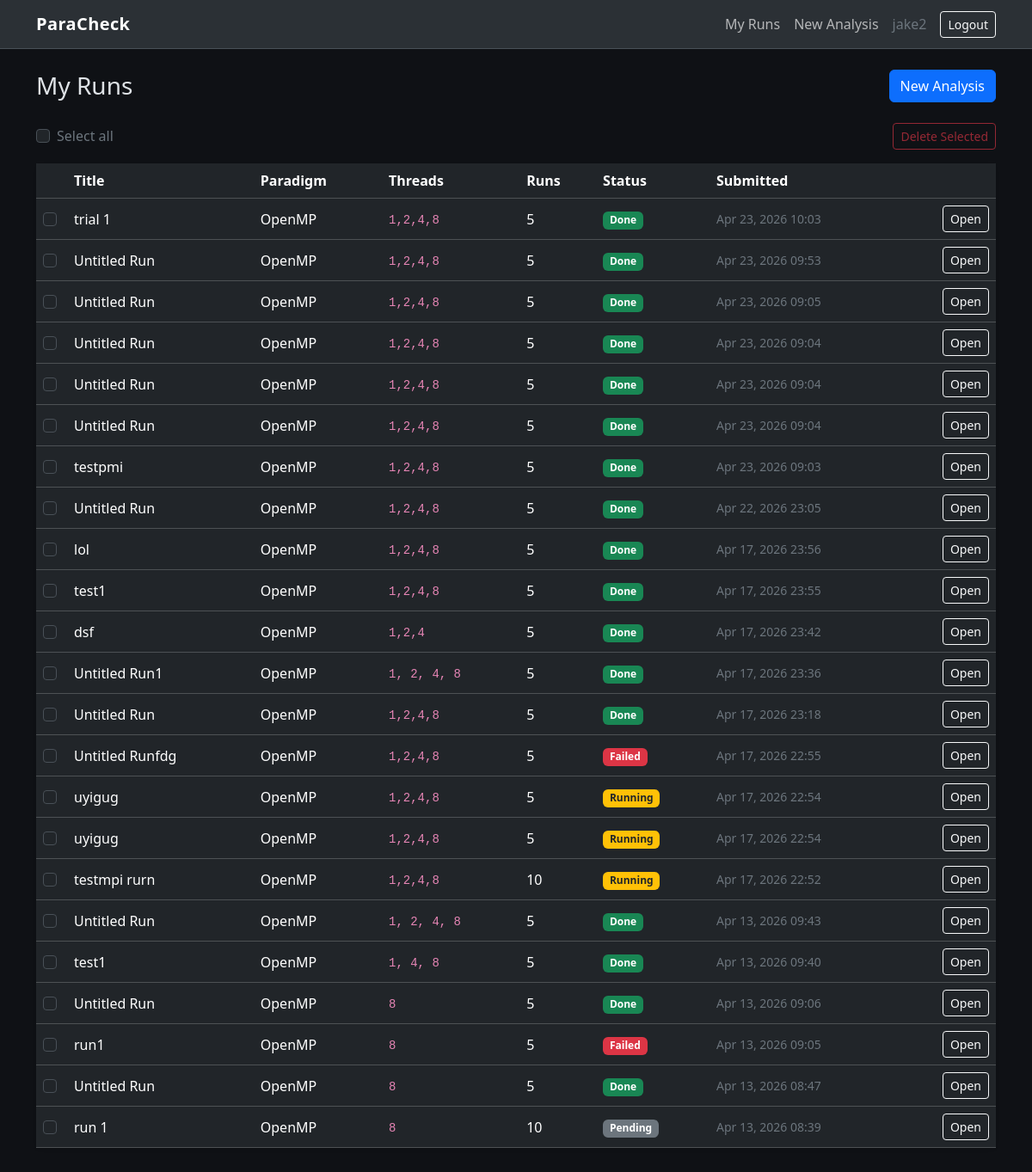
Before: /analysis/ (signed in) with the older database file.
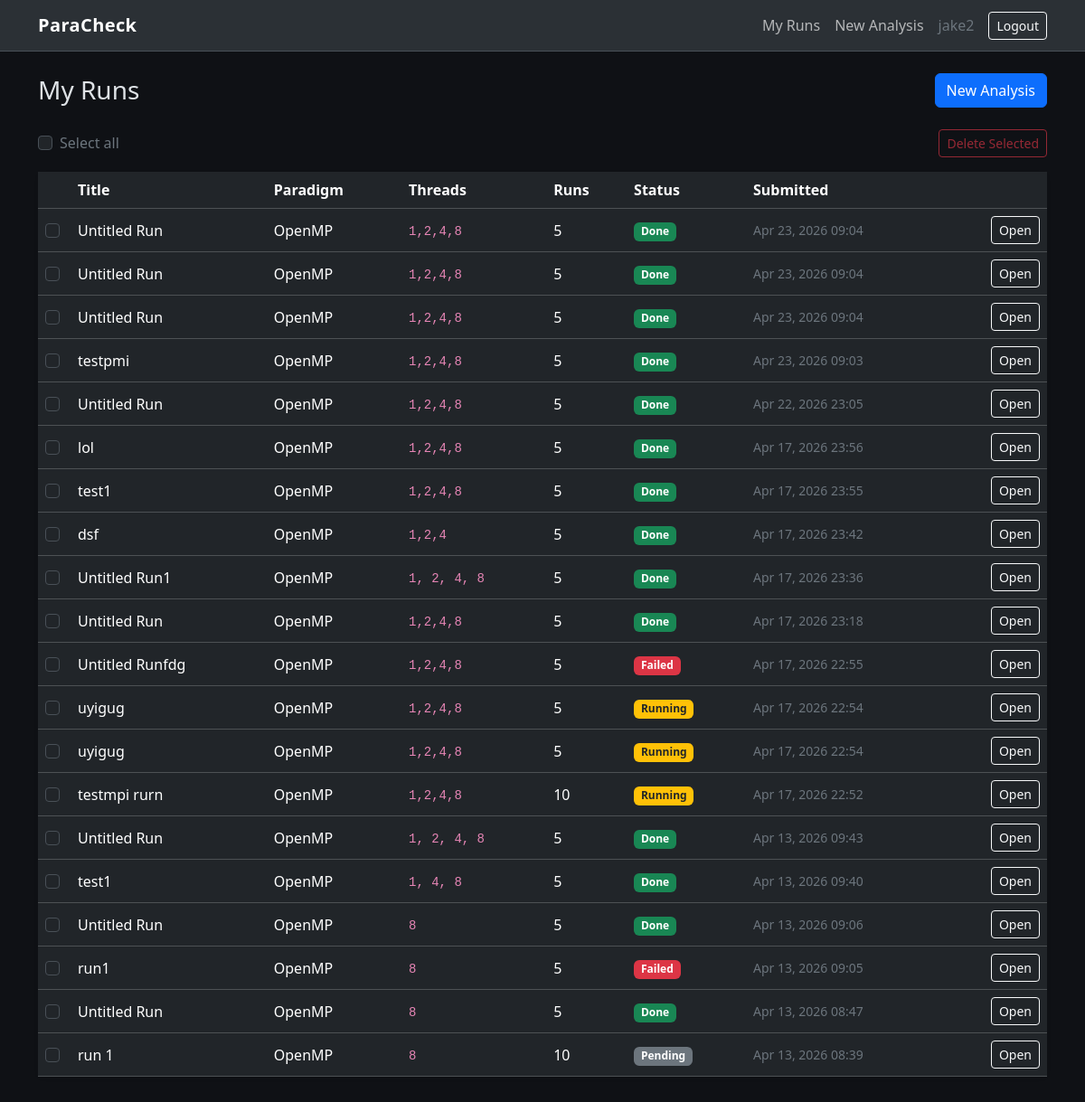
After: the same page with the newer database file.
### analyzer/models.py (models this page shows, shortened)
class AnalysisJob(models.Model):
    STATUS_CHOICES = [
        ('pending', 'Pending'),
        ('running', 'Running'),
        ('done', 'Done'),
        ('failed', 'Failed'),
    ]
    PARADIGM_CHOICES = [
        ('openmp', 'OpenMP'),
        ('mpi', 'MPI'),
        ('pthreads', 'pthreads'),
    ]
    user = models.ForeignKey(User, on_delete=models.CASCADE)
    title = models.CharField(max_length=200, default="Untitled Run")
    uploaded_file = models.FileField(upload_to='uploads/')
    original_filename = models.CharField(max_length=255, blank=True)
    paradigm = models.CharField(max_length=20, choices=PARADIGM_CHOICES, default='openmp')
    threads = models.CharField(max_length=100)
    runs = models.PositiveIntegerField(default=5)
    extra_args = models.CharField(max_length=255, blank=True)
    status = models.CharField(max_length=20, choices=STATUS_CHOICES, default='pending')
    stdout_text = models.TextField(blank=True)
    stderr_text = models.TextField(blank=True)
    csv_file = models.FileField(upload_to='results/csv/', blank=True, null=True)
    report_file = models.FileField(upload_to='results/reports/', blank=True, null=True)
    runtime_plot = models.ImageField(upload_to='results/plots/', blank=True, null=True)
    speedup_plot = models.ImageField(upload_to='results/plots/', blank=True, null=True)
    efficiency_plot = models.ImageField(upload_to='results/plots/', blank=True, null=True)
    projected_runtime_plot = models.ImageField(upload_to='results/plots/', blank=True, null=True)#projected plots added
    projected_speedup_plot = models.ImageField(upload_to='results/plots/', blank=True, null=True)
    projected_efficiency_plot = models.ImageField(upload_to='results/plots/', blank=True, null=True)
    created_at = models.DateTimeField(auto_now_add=True)

### analyzer/views.py (the view)
# urls.py: path('analysis/', views.job_list, name='job_list'),
@login_required
def job_list(request):
    jobs = AnalysisJob.objects.filter(user=request.user).order_by('-created_at')
    return render(request, 'analyzer/job_list.html', {'jobs': jobs})

### analyzer/templates/analyzer/job_list.html (shortened to what this page needs)
{% extends 'analyzer/base.html' %}
{% block content %}
<div class="d-flex justify-content-between align-items-center mb-4">
    <h1 class="h3 mb-0">My Runs</h1>
    <a href="/analysis/new/" class="btn btn-primary">New Analysis</a>
</div>
{% if jobs %}
<form method="post" action="/analysis/delete/" onsubmit="return confirm('Delete the selected runs? This cannot be undone.');">
    <div class="d-flex justify-content-between align-items-center mb-3">
        <div class="form-check">
            <input class="form-check-input" type="checkbox" id="select-all">
            <label class="form-check-label text-secondary" for="select-all">Select all</label>
        </div>
        <button type="submit" class="btn btn-outline-danger btn-sm" id="delete-selected" disabled>
            Delete Selected
        </button>
    </div>
    <div class="card bg-body-tertiary border-0 shadow-sm">
        <div class="table-responsive">
            <table class="table table-dark table-hover align-middle mb-0">
                <thead>
                    <tr>
                        <th scope="col" style="width: 36px;">&nbsp;</th>
                        <th scope="col">Title</th>
                        <th scope="col">Paradigm</th>
                        <th scope="col">Threads</th>
                        <th scope="col">Runs</th>
                        <th scope="col">Status</th>
                        <th scope="col">Submitted</th>
                        <th scope="col" class="text-end">&nbsp;</th>
                    </tr>
                </thead>
                <tbody>
                    {% for job in jobs %}
                    <tr>
                        <td>
                            <input class="form-check-input job-checkbox" type="checkbox" name="job_ids" value="{{ job.id }}">
                        </td>
                        <td class="fw-medium">{{ job.title }}</td>
                        <td>{{ job.get_paradigm_display }}</td>
                        <td><code>{{ job.threads }}</code></td>
                        <td>{{ job.runs }}</td>
                        <td>
                            {% if job.status == 'done' %}
                                <span class="badge bg-success">Done</span>
                            {% elif job.status == 'failed' %}
                                <span class="badge bg-danger">Failed</span>
                            {% elif job.status == 'running' %}
                                <span class="badge bg-warning text-dark">Running</span>
                            {% else %}
                                <span class="badge bg-secondary">{{ job.get_status_display }}</span>
                            {% endif %}
                        </td>
                        <td class="text-secondary small">{{ job.created_at|date:"M j, Y H:i" }}</td>
                        <td class="text-end">
                            <a href="/analysis/{{ job.id }}/" class="btn btn-outline-light btn-sm">Open</a>
                        </td>
                    </tr>
                    {% endfor %}
                </tbody>
            </table>
        </div>
    </div>
</form>
{% endif %}
{% endblock %}

### analyzer/templates/analyzer/base.html (shortened to what this page needs)
<!DOCTYPE html>
<html lang="en" data-bs-theme="dark">
<head>
    <link href="https://cdn.jsdelivr.net/npm/bootstrap@5.3.2/dist/css/bootstrap.min.css" rel="stylesheet">
</head>
<body>
    <nav class="navbar navbar-expand-lg bg-body-tertiary border-bottom mb-4">
        <div class="container">
            <a class="navbar-brand" href="/">ParaCheck</a>
            <div class="navbar-nav ms-auto align-items-center">
                {% if user.is_authenticated %}
                    <a class="nav-link" href="/analysis/">My Runs</a>
                    <a class="nav-link" href="/analysis/new/">New Analysis</a>
                    <span class="nav-link text-secondary">{{ user.username }}</span>
                    <form method="post" action="/accounts/logout/" class="d-inline ms-2">
                        <button type="submit" class="btn btn-outline-light btn-sm">Logout</button>
                    </form>
                {% else %}
                    <a class="nav-link" href="/accounts/login/">Login</a>
                    <a class="nav-link" href="/signup/">Sign up</a>
                {% endif %}
            </div>
        </div>
    </nav>
    <main class="container pb-5">
        {% block content %}{% endblock %}
    </main>
</body>
</html>

### analyzer/templates/analyzer/base.html (style rules this page uses)
body { min-height: 100vh; background-color: #0f1115; }
.navbar-brand { font-weight: 600; letter-spacing: 0.02em; }

Changed rows visible on the page:
removed AnalysisJob: title "trial 1", paradigm "OpenMP", threads "1,2,4,8", runs "5", status "Done", created_at "Apr 23, 2026 10:03"
removed AnalysisJob: title "Untitled Run", paradigm "OpenMP", threads "1,2,4,8", runs "5", status "Done", created_at "Apr 23, 2026 09:53"
removed AnalysisJob: title "Untitled Run", paradigm "OpenMP", threads "1,2,4,8", runs "5", status "Done", created_at "Apr 23, 2026 09:05"
